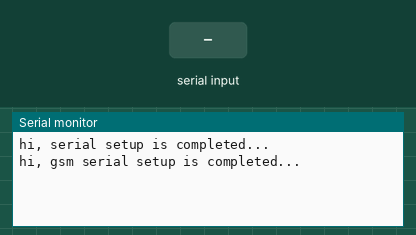
Simulated run of this sketch. Board: Arduino Uno, built with avr-gcc and run on an emulated ATmega328P. On the bench: the last lines printed to the serial monitor. The inputs (shaded band) are chosen by the test bench.

Above: at 1.2 s.
1.3 s: "1" received over the second serial link
At 2.5 s:
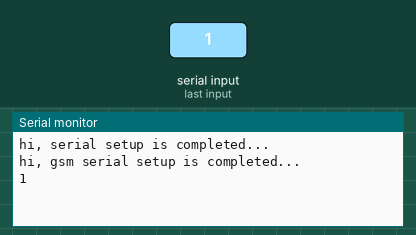
2.8 s: "0" received over the second serial link
At 3.8 s:
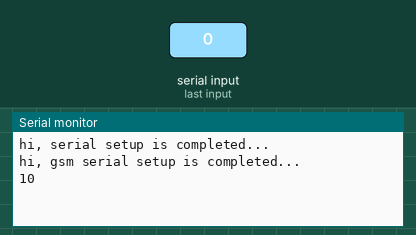

Measured:
- after the input at 1.3 s, the serial monitor: prints a new line at once (image 1)
- after the input at 2.8 s, the serial monitor: prints a new line at once (image 2)

The sketch:

gsmserial.ino
```cpp
/*

 Receives from the hardware serial, sends to software serial.
 Receives from software serial, sends to hardware serial.

 The circuit:
 * RX is digital pin 2 (connect to TX of other device)
 * TX is digital pin 3 (connect to RX of other device)

 */
#include <SoftwareSerial.h>

SoftwareSerial gsmSerial(2, 3); // RX, TX

void setup()
{
  Serial.begin(9600);
  Serial.println("hi, serial setup is completed...");
  gsmSerial.begin(9600);
  Serial.println("hi, gsm serial setup is completed...");
}

void loop()
{
  if (gsmSerial.available()) {
    Serial.write(gsmSerial.read());
  }
  if (Serial.available()) {
    gsmSerial.write(Serial.read());
  }
}
```
